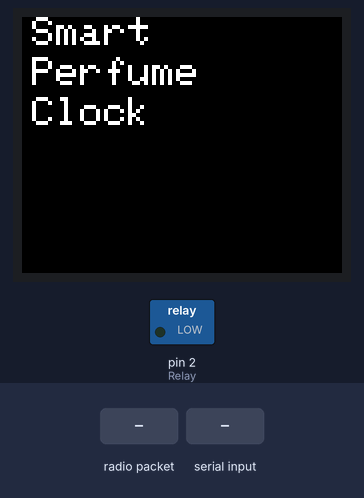
Bench run of a sketch on a simulated Arduino Uno, built with avr-gcc and run on an emulated ATmega328P. Shown: 160×128 colour display, switched loads named in the sketch (green lamp = pin HIGH). Inputs (shaded band) come from the test bench. No radio packets arrive unless stated; what the sketch prints to the serial monitor is not drawn.

Above: at 1.7 s.
1.8 s: radio packet "1" arrives
At 1.86 s:
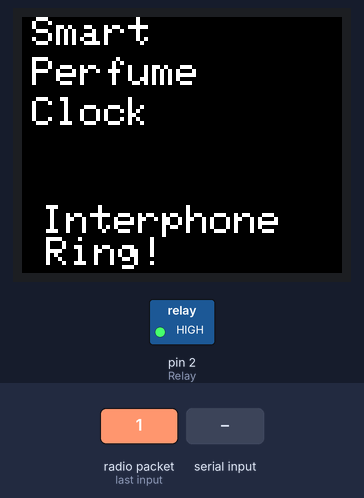
At 2.3 s:
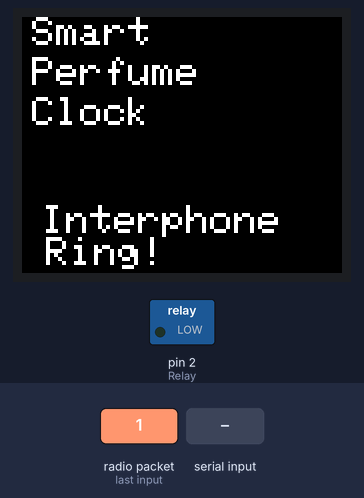
3.4 s: "a" received over Serial
At 4.8 s:
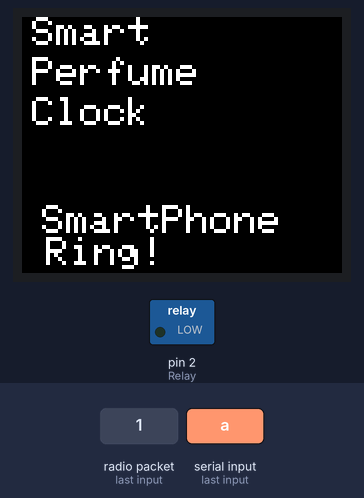
Timing chart, 0 to 6.4 s (numbered marks = the images above; inputs shaded):
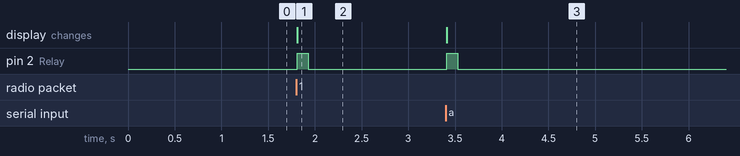

Measured:
- after the input at 1.8 s, pin 2 (Relay): LOW → HIGH at once, → LOW 0.12 s later; the display: changes at once (image 1)
- after the input at 3.4 s, pin 2 (Relay): LOW → HIGH at once, → LOW 0.12 s later; the display: changes at once (image 3)

The sketch:

smartclock.ino
```cpp
/**
 * @file       smartclock.ino
 * @author     Wonyoung Choi, Hyunjun Park, Somin Lee
 * @date       2016.08.23
 * @version    1.0
 * @brief      smart perfume clock
 * @details    A clock that sprays perfume when it gets signal
 */

//#include <NS_Rainbow.h>
#include <VirtualWire.h>
#include <TFT.h> // Hardware-specific library
#include <SPI.h>
#include <Time.h>
#define N_CELL 8

// Relay variables
const int Relay = 2;

const int ledPin = 4;
const int rfPin = 5;
const int resetPin = 6;
const int dcPin = 7;
const int csPin = 8;

/* Time variables */
unsigned long previousMillis = 0;
    // LED의 상태가 업데이트된 시간을 기록할 변수
const long interval = 1000;
    // LED 상태 변경할 시간 지정(ms단위)

/* Signal variables */
boolean rfSignalIn = false;     // door bell
boolean btSignalIn = false;     // phone call
byte message[VW_MAX_MESSAGE_LEN];
    // a buffer to store the incoming messages
byte messageLength = VW_MAX_MESSAGE_LEN;
    // the size of the message

int dFlag = 0;
    // pass 'd' for light color change to the door bell color
int zFlag = 1;
    // pass 'z' for light color change to the original color

/* TFT LCD declaration */
TFT myScreen = TFT(csPin, dcPin, resetPin);

//NS_Rainbow ledStick = NS_Rainbow(N_CELL,ledPin);


void setup() {
    Serial.begin(115200);

    myScreen.begin();
    myScreen.background(0, 0, 0);

    myScreen.stroke(255, 255, 255);
    myScreen.setTextSize(2);
    myScreen.text("Smart", 5, 0);

    myScreen.text("Perfume", 5, 20);
    myScreen.text("Clock", 5, 40);
    myScreen.setTextSize(4);
    //myScreen.text("15:00 ",15,70);


    //ledStick.begin();
    //showNormalLED();
    delay(500);
    vw_set_rx_pin(rfPin);
    vw_setup(2000);
    vw_rx_start();
    pinMode(Relay, OUTPUT);     //Set Pin3 as output

    setTime(14, 20, 0, 11, 3, 16);
}


void loop() {
    unsigned long currentMillis = millis();

    // phone ring
    if (Serial.available())  {
        if(Serial.read() == 97) {   // a==97
            btSignalIn = true;
            //Serial.println ("btSignalIn");
        }
    }


    /* get rf signal */
    /* - Door bell sends '1' when bell rings.
       - When door bell rang, clock send 'd' to the smartphone.
       - When the ring finished, clock send 'z' to the smartphone.
       - dFlag and zFlag were set to send characters once.
       - If characters were send repeatedly, smartphone app overworks.*/
    if (vw_get_message(message, &messageLength)) {  // Non-blocking
        Serial.print("Received: ");
        for (int i = 0; i < messageLength; i++) {
            Serial.write(message[i]);
            if(message[i] == 49) {      // 49byte == "1"
                // notify signal of rfSignalIn
                if (dFlag == 0) {
                    Serial.write("d");
                    dFlag = 1;
                    zFlag = 0;
                }
                rfSignalIn = true;
            } else {
                if (zFlag == 0) {
                    Serial.write ("z");
                    zFlag = 1;
                    dFlag = 0;
                }
            }
        }
        Serial.println();
    }


    /* case: door bell */
    if(rfSignalIn) {
        myScreen.setCursor(10,94);
        myScreen.setTextSize(2);
        myScreen.noStroke();
        myScreen.fill(0,0,0);
        myScreen.rect(10,94,myScreen.width(),myScreen.height());
        myScreen.print("Interphone\n Ring!");
        //myScreen.text("Interphone Ring!",10,80);

        Serial.println("pump01 is active@!");
        pumpActive(Relay);
        //showLed(1,6);
        rfSignalIn=false;
        //showNormalLED();
        delay(10);
    }

    /* case: phone call */
    if(btSignalIn) {
        myScreen.setCursor(10,94);
        myScreen.setTextSize(2);
        myScreen.noStroke();
        myScreen.fill(0,0,0);
        myScreen.rect(10,94,myScreen.width(),myScreen.height());
        myScreen.print("SmartPhone\n Ring!");
        //myScreen.text("SmartPhone Ring!",10,94);

        Serial.println("pump02 is active@!");
        pumpActive(Relay);
        //showLed(0,6);
        btSignalIn=false;
        //showNormalLED();
        delay(10);
    }

    /* TFT Screen state changes */
    if(currentMillis - previousMillis >= interval) {
        previousMillis = currentMillis;
        myScreen.setCursor(10, 65);
        myScreen.setTextSize(3);
        digitalClockDisplay(myScreen);
    }

    delay(5);

}


/**
 * @brief       activate water pump motor
 * @details     turn on and off the target relay module
 *              so the water pump moter works to spray perfume
 * @param       targetRelay target relay module
 */
void pumpActive(int targetRelay) {
    digitalWrite(targetRelay, HIGH);   // Turn off relay
    delay(120);
    digitalWrite(targetRelay, LOW);    // Turn on relay
}


/**
 * @brief       display clock
 * @details     show hour, minute and second
 * @param       screen TFT screen
 */
void digitalClockDisplay(TFT screen){

    myScreen.noStroke();
    myScreen.fill(0, 0, 0);
    screen.rect(10, 65, screen.width(), 22);
    screen.print(hour());
    screen.print(":");
    screen.print(minute());
    screen.print(":");

    if(second() < 10) {
        screen.print("0");
        screen.print(second());
    } else {
        screen.print(second());
    }
}


/*
void showLed(int color,int count)
{
  int r=200;
  int g=10;
  int b=20;

  if(color==1){
    r=200;
    g=10;
    b=20;
  }

  int bright=190;
  int brightDelay=100;

  for(int i=0;i<count;i++)
  {
        ledStick.clear();
        ledStick.setBrightness(bright);

        ledStick.setColor(0,   r, g, b);
        ledStick.setColor(1,   r, g, b);
        ledStick.setColor(2,   r, g, b);
        ledStick.setColor(3,   r, g, b);
        ledStick.setColor(4,   r, g, b);
        ledStick.setColor(5,   r, g, b);
        ledStick.setColor(6,   r, g, b);
        ledStick.setColor(7,   r, g, b);
        ledStick.show();
        delay(brightDelay);
        ledStick.clear();
        ledStick.show();
        delay(brightDelay);
  }

  ledStick.clear();
}

void showNormalLED(){

  int bright=40;
  int r=10;
  int b=10;
  int g=10;
  ledStick.clear();
  ledStick.setBrightness(bright);
  ledStick.setColor(0,   r, g, b);
  ledStick.setColor(1,   r, g, b);
  ledStick.setColor(2,   r, g, b);
  ledStick.setColor(3,   r, g, b);
  ledStick.setColor(4,   r, g, b);
  ledStick.setColor(5,   r, g, b);
  ledStick.setColor(6,   r, g, b);
  ledStick.setColor(7,   r, g, b);
  ledStick.show();

}*/
```
